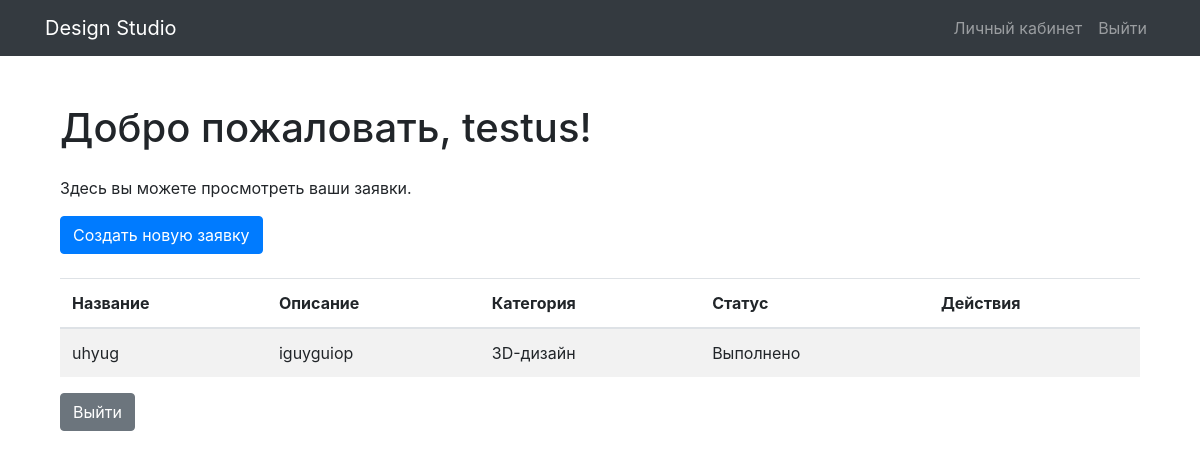
Screenshot of /dashboard/ (signed in) with the database file from the repository.
### apps/design/models.py (models this page shows)
class Request(models.Model):
    title = models.CharField(max_length=200)
    description = models.TextField()
    category = models.ForeignKey(Category, on_delete=models.CASCADE)
    photo = models.ImageField(upload_to='request_photos', null=True, blank=True)
    created_at = models.DateTimeField(auto_now_add=True)
    status = models.CharField(max_length=50, default='Новая')
    user = models.ForeignKey(User, on_delete=models.CASCADE)
    comment = models.TextField(null=True, blank=True)

class Category(models.Model):
    name = models.CharField(max_length=100)

### apps/index/views.py (the view)
# urls.py: path('dashboard/', dashboard, name='dashboard'),
@login_required
def dashboard(request):
    user_requests = Request.objects.filter(user=request.user)
    return render(request, 'dashboard.html', {'user_requests': user_requests})

### apps/index/templates/dashboard.html (shortened to what this page needs)
{% extends 'base.html' %}
{% block content %}
<div class="container my-5">
    <h1 class="mb-4">Добро пожаловать, {{ user.username }}!</h1>
    <p>Здесь вы можете просмотреть ваши заявки.</p>
<a href="{% url 'create_request' %}" class="btn btn-primary mb-4">Создать новую заявку</a>
<table class="table table-striped">
    <thead>
        <tr>
            <th>Название</th>
            <th>Описание</th>
            <th>Категория</th>
            <th>Статус</th>
            <th>Действия</th>
        </tr>
    </thead>
    <tbody>
        {% for request in user_requests %}
        <tr>
            <td>{{ request.title }}</td>
            <td>{{ request.description }}</td>
            <td>{{ request.category.name }}</td>
            <td>{{ request.status }}</td>
            <td>
            </td>
        </tr>
        {% empty %}
        <tr>
            <td colspan="5">У вас пока нет ни одной заявки.</td>
        </tr>
        {% endfor %}
    </tbody>
</table>
<a href="{% url 'logout' %}" class="btn btn-secondary">Выйти</a>
</div> {% endblock %}

### rows the page displays
Request: title "uhyug", description "iguyguiop", category.name "3D-дизайн", status "Выполнено"

### other values shown
{{ user.username }} "testus"
